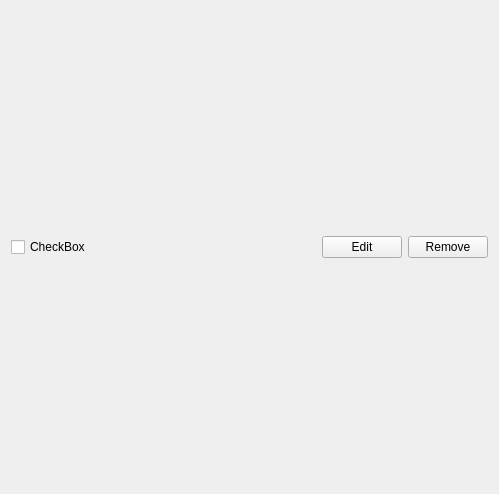
<?xml version="1.0" encoding="UTF-8"?>
<ui version="4.0">
 <class>Task</class>
 <widget class="QWidget" name="Task">
  <property name="geometry">
   <rect>
    <x>0</x>
    <y>0</y>
    <width>499</width>
    <height>494</height>
   </rect>
  </property>
  <property name="windowTitle">
   <string>Form</string>
  </property>
  <layout class="QHBoxLayout" name="horizontalLayout">
   <item>
    <widget class="QCheckBox" name="checkBox">
     <property name="text">
      <string>CheckBox</string>
     </property>
    </widget>
   </item>
   <item>
    <spacer name="horizontalSpacer">
     <property name="orientation">
      <enum>Qt::Orientation::Horizontal</enum>
     </property>
     <property name="sizeHint" stdset="0">
      <size>
       <width>40</width>
       <height>20</height>
      </size>
     </property>
    </spacer>
   </item>
   <item>
    <widget class="QPushButton" name="btnEdit">
     <property name="text">
      <string>Edit</string>
     </property>
    </widget>
   </item>
   <item>
    <widget class="QPushButton" name="btnRemove">
     <property name="text">
      <string>Remove</string>
     </property>
    </widget>
   </item>
  </layout>
 </widget>
 <resources/>
 <connections/>
</ui>
